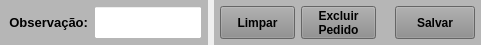
     <widget class="QWidget" name="widget_21" native="true">
      <property name="minimumSize">
       <size>
        <width>0</width>
        <height>45</height>
       </size>
      </property>
      <property name="maximumSize">
       <size>
        <width>16777215</width>
        <height>45</height>
       </size>
      </property>
      <layout class="QHBoxLayout" name="horizontalLayout_14">
       <property name="leftMargin">
        <number>0</number>
       </property>
       <property name="topMargin">
        <number>0</number>
       </property>
       <property name="rightMargin">
        <number>0</number>
       </property>
       <property name="bottomMargin">
        <number>0</number>
       </property>
       <item>
        <widget class="QWidget" name="widget_Cor5" native="true">
         <property name="maximumSize">
          <size>
           <width>16777215</width>
           <height>16777215</height>
          </size>
         </property>
         <property name="styleSheet">
          <string notr="true">background-color: rgb(182, 182, 182);</string>
         </property>
         <layout class="QHBoxLayout" name="horizontalLayout_25">
          <property name="spacing">
           <number>6</number>
          </property>
          <property name="leftMargin">
           <number>6</number>
          </property>
          <property name="topMargin">
           <number>6</number>
          </property>
          <property name="rightMargin">
           <number>6</number>
          </property>
          <property name="bottomMargin">
           <number>6</number>
          </property>
          <item>
           <widget class="QLabel" name="label_30">
            <property name="sizePolicy">
             <sizepolicy hsizetype="Fixed" vsizetype="Preferred">
              <horstretch>0</horstretch>
              <verstretch>0</verstretch>
             </sizepolicy>
            </property>
            <property name="minimumSize">
             <size>
              <width>82</width>
              <height>0</height>
             </size>
            </property>
            <property name="maximumSize">
             <size>
              <width>82</width>
              <height>16777215</height>
             </size>
            </property>
            <property name="font">
             <font>
              <pointsize>10</pointsize>
              <weight>75</weight>
              <bold>true</bold>
             </font>
            </property>
            <property name="text">
             <string>Observação:</string>
            </property>
            <property name="alignment">
             <set>Qt::AlignRight|Qt::AlignTrailing|Qt::AlignVCenter</set>
            </property>
           </widget>
          </item>
          <item>
           <widget class="QLineEdit" name="line_Obs">
            <property name="sizePolicy">
             <sizepolicy hsizetype="Preferred" vsizetype="Preferred">
              <horstretch>0</horstretch>
              <verstretch>0</verstretch>
             </sizepolicy>
            </property>
            <property name="minimumSize">
             <size>
              <width>0</width>
              <height>0</height>
             </size>
            </property>
            <property name="maximumSize">
             <size>
              <width>16777215</width>
              <height>16777215</height>
             </size>
            </property>
            <property name="font">
             <font>
              <pointsize>9</pointsize>
             </font>
            </property>
            <property name="cursor">
             <cursorShape>IBeamCursor</cursorShape>
            </property>
            <property name="styleSheet">
             <string notr="true">background-color: rgb(255, 255, 255);</string>
            </property>
            <property name="inputMask">
             <string/>
            </property>
            <property name="text">
             <string/>
            </property>
            <property name="maxLength">
             <number>110</number>
            </property>
            <property name="frame">
             <bool>true</bool>
            </property>
            <property name="echoMode">
             <enum>QLineEdit::Normal</enum>
            </property>
            <property name="alignment">
             <set>Qt::AlignLeading|Qt::AlignLeft|Qt::AlignVCenter</set>
            </property>
           </widget>
          </item>
         </layout>
        </widget>
       </item>
       <item>
        <widget class="QWidget" name="widget_Cor6" native="true">
         <property name="minimumSize">
          <size>
           <width>0</width>
           <height>0</height>
          </size>
         </property>
         <property name="maximumSize">
          <size>
           <width>16777215</width>
           <height>16777215</height>
          </size>
         </property>
         <property name="styleSheet">
          <string notr="true">background-color: rgb(182, 182, 182);</string>
         </property>
         <layout class="QHBoxLayout" name="horizontalLayout_16">
          <property name="leftMargin">
           <number>6</number>
          </property>
          <property name="topMargin">
           <number>6</number>
          </property>
          <property name="rightMargin">
           <number>6</number>
          </property>
          <property name="bottomMargin">
           <number>6</number>
          </property>
          <item>
           <widget class="QPushButton" name="btn_Limpar">
            <property name="sizePolicy">
             <sizepolicy hsizetype="Fixed" vsizetype="Preferred">
              <horstretch>0</horstretch>
              <verstretch>0</verstretch>
             </sizepolicy>
            </property>
            <property name="maximumSize">
             <size>
              <width>75</width>
              <height>16777215</height>
             </size>
            </property>
            <property name="font">
             <font>
              <pointsize>9</pointsize>
              <weight>75</weight>
              <bold>true</bold>
             </font>
            </property>
            <property name="cursor">
             <cursorShape>PointingHandCursor</cursorShape>
            </property>
            <property name="layoutDirection">
             <enum>Qt::LeftToRight</enum>
            </property>
            <property name="autoFillBackground">
             <bool>false</bool>
            </property>
            <property name="styleSheet">
             <string notr="true">background-color: rgb(141, 141, 141);</string>
            </property>
            <property name="text">
             <string>Limpar</string>
            </property>
            <property name="checkable">
             <bool>false</bool>
            </property>
            <property name="autoDefault">
             <bool>false</bool>
            </property>
            <property name="default">
             <bool>false</bool>
            </property>
            <property name="flat">
             <bool>false</bool>
            </property>
           </widget>
          </item>
          <item>
           <widget class="QPushButton" name="btn_Excluir_Pedido">
            <property name="sizePolicy">
             <sizepolicy hsizetype="Fixed" vsizetype="Preferred">
              <horstretch>0</horstretch>
              <verstretch>0</verstretch>
             </sizepolicy>
            </property>
            <property name="maximumSize">
             <size>
              <width>75</width>
              <height>16777215</height>
             </size>
            </property>
            <property name="font">
             <font>
              <pointsize>9</pointsize>
              <weight>75</weight>
              <bold>true</bold>
             </font>
            </property>
            <property name="cursor">
             <cursorShape>PointingHandCursor</cursorShape>
            </property>
            <property name="layoutDirection">
             <enum>Qt::LeftToRight</enum>
            </property>
            <property name="autoFillBackground">
             <bool>false</bool>
            </property>
            <property name="styleSheet">
             <string notr="true">background-color: rgb(141, 141, 141);</string>
            </property>
            <property name="text">
             <string>Excluir
Pedido</string>
            </property>
            <property name="checkable">
             <bool>false</bool>
            </property>
            <property name="autoDefault">
             <bool>false</bool>
            </property>
            <property name="default">
             <bool>false</bool>
            </property>
            <property name="flat">
             <bool>false</bool>
            </property>
           </widget>
          </item>
          <item>
           <widget class="QLabel" name="label_31">
            <property name="text">
             <string/>
            </property>
           </widget>
          </item>
          <item>
           <widget class="QPushButton" name="btn_Salvar">
            <property name="sizePolicy">
             <sizepolicy hsizetype="Fixed" vsizetype="Preferred">
              <horstretch>0</horstretch>
              <verstretch>0</verstretch>
             </sizepolicy>
            </property>
            <property name="maximumSize">
             <size>
              <width>80</width>
              <height>16777215</height>
             </size>
            </property>
            <property name="font">
             <font>
              <pointsize>9</pointsize>
              <weight>75</weight>
              <bold>true</bold>
             </font>
            </property>
            <property name="cursor">
             <cursorShape>PointingHandCursor</cursorShape>
            </property>
            <property name="styleSheet">
             <string notr="true">background-color: rgb(141, 141, 141);</string>
            </property>
            <property name="text">
             <string>Salvar</string>
            </property>
           </widget>
          </item>
         </layout>
        </widget>
       </item>
      </layout>
     </widget>
